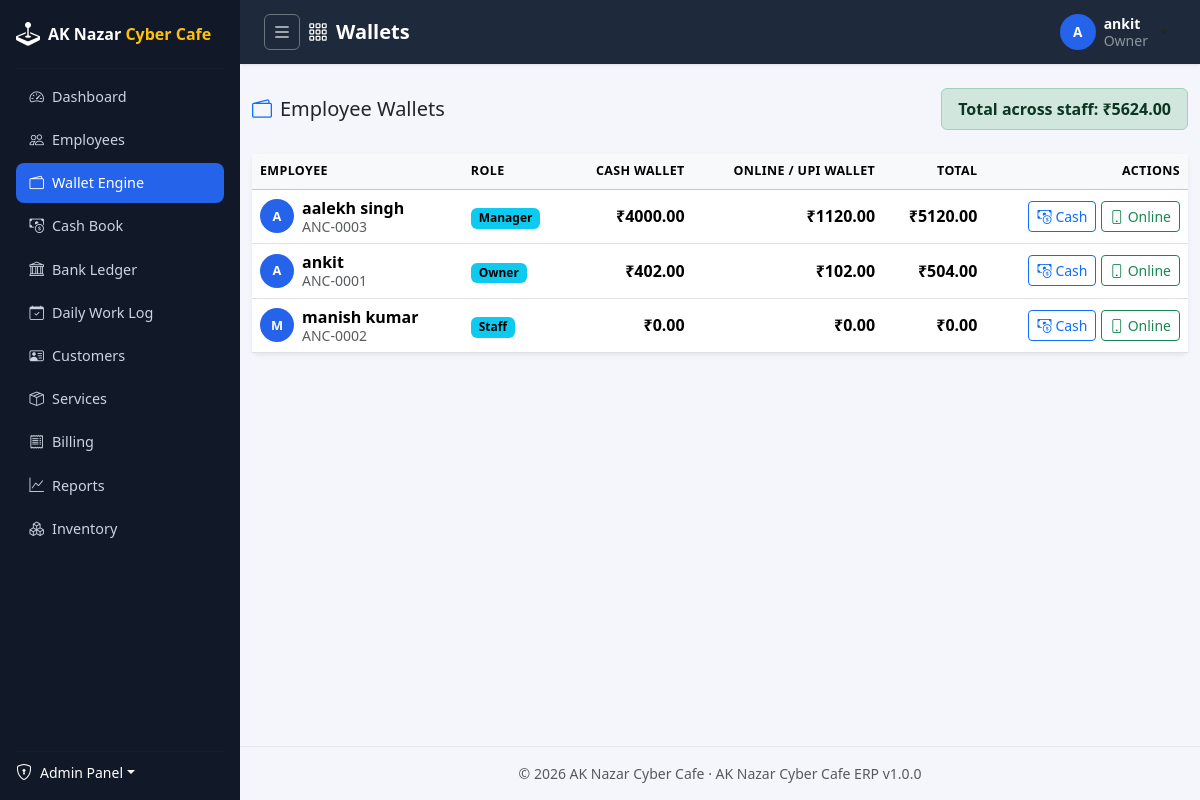
The app's page /employees/wallets/ (signed in) with its own data.
### apps/accounts/models/user.py (models this page shows, shortened)
class User(BaseModel, AbstractBaseUser, PermissionsMixin):
    username = models.CharField(max_length=150, unique=True, db_index=True)
    email = models.EmailField(unique=True, null=True, blank=True, db_index=True)
    phone = models.CharField(max_length=15, unique=True, null=True, blank=True)
    first_name = models.CharField(max_length=100, blank=True)
    last_name = models.CharField(max_length=100, blank=True)
    is_staff = models.BooleanField(default=False)
    date_joined = models.DateTimeField(auto_now_add=True)
    objects = UserManager()
    USERNAME_FIELD = "username"
    REQUIRED_FIELDS = []
    class Meta:
        ordering = ["-date_joined"]
        verbose_name = "User"
        verbose_name_plural = "Users"
    def get_full_name(self):
        full_name = " ".join(part for part in (self.first_name, self.last_name) if part).strip()
        return full_name or self.username
    def get_short_name(self):
        return self.first_name or self.username

### apps/employees/models/employee.py (models this page shows, shortened)
class Employee(BaseModel):
    user = models.OneToOneField(
        settings.AUTH_USER_MODEL,
        on_delete=models.CASCADE,
        related_name="employee",
        help_text="Login account this employee profile belongs to.",
    )
    employee_code = models.CharField(max_length=20, unique=True, editable=False, db_index=True)
    full_name = models.CharField(max_length=150)
    role = models.CharField(max_length=30, choices=Role.choices, default=Role.STAFF, db_index=True)
    status = models.CharField(
        max_length=30,
        choices=EmploymentStatus.choices,
        default=EmploymentStatus.ACTIVE,
        db_index=True,
    )
    gender = models.CharField(max_length=10, choices=Gender.choices, blank=True)
    date_of_birth = models.DateField(null=True, blank=True)
    date_of_joining = models.DateField(null=True, blank=True)
    personal_phone = models.CharField(max_length=15, blank=True)
    personal_email = models.EmailField(blank=True)
    emergency_contact_name = models.CharField(max_length=150, blank=True)
    emergency_contact_phone = models.CharField(max_length=15, blank=True)
    address_line = models.CharField(max_length=255, blank=True)
    city = models.CharField(max_length=100, blank=True)
    state = models.CharField(max_length=100, blank=True)
    pincode = models.CharField(max_length=10, blank=True)
    id_proof_type = models.CharField(max_length=20, choices=IdProofType.choices, blank=True)
    id_proof_number = models.CharField(max_length=50, blank=True)
    photo = models.ImageField(upload_to="employees/photos/", blank=True, null=True)
    notes = models.TextField(blank=True)
    hourly_rate = money_field(default=0, blank=True)
    can_create_bills = models.BooleanField(
        default=False,
        db_index=True,
        help_text="Grant counter billing & invoice creation access regardless of base role.",
    )
    class Meta:
        ordering = ["-created_at"]
        verbose_name = "Employee"
        verbose_name_plural = "Employees"
        indexes = [
            models.Index(fields=["role", "status"]),
        ]

### apps/employees/views/wallet.py (the view)
# urls.py: path("wallets/", wallet_views.WalletListView.as_view(), name="wallet_list"),
class WalletListView(LoginRequiredMixin, PermissionRequiredMixin, ListView):
    permission_required = "employees.view_wallettransaction"
    template_name = "employees/wallet_list.html"
    context_object_name = "rows"
    def get_queryset(self):
        return WalletSelector.list_employees_with_wallets()
    def get_context_data(self, **kwargs):
        context = super().get_context_data(**kwargs)
        context["page_title"] = "Wallets"
        context["total_balance"] = WalletSelector.total_wallet_balance()
        return context

### apps/common/context_processors.py (called while the page is built)
def erp_context(request):
    return {
        "ERP_APP_NAME": settings.ERP_APP_NAME,
        "ERP_APP_VERSION": settings.ERP_APP_VERSION,
        "ERP_COMPANY_NAME": settings.ERP_COMPANY_NAME,
        "ERP_COMPANY_ADDRESS": settings.ERP_COMPANY_ADDRESS,
    }

### apps/common/managers.py (called while the page is built)
    def get_queryset(self):
        return super().get_queryset().filter(deleted_at__isnull=True)

### apps/common/templatetags/erp_tags.py (called while the page is built)
@register.filter(name="inr")
def inr(value, decimal_places: int = 2) -> str:
    if value in (None, ""):
        return "\u20b90.00"
    try:
        amount = Decimal(str(value))
    except Exception:
        return str(value)
    amount = amount.quantize(Decimal("1." + "0" * decimal_places), rounding=ROUND_HALF_UP)
    formatted = number_format(amount, decimal_pos=decimal_places, use_l10n=True)
    return f"\u20b9{formatted}"

### apps/employees/selectors/wallet_selector.py (called while the page is built)
    @staticmethod
    def total_wallet_balance():
        total = Wallet.objects.aggregate(
            net=Sum(
                Case(
                    When(transactions__transaction_type=WalletTransactionType.CREDIT, then=F("transactions__amount")),
                    default=-F("transactions__amount"),
                )
            )
        )["net"]
        return total or 0

### apps/employees/services/wallet_service.py (called while the page is built)
    @staticmethod
    def get_or_create_wallet(employee: Employee, wallet_type: str = WalletType.CASH) -> Wallet:
        wallet, _ = Wallet.objects.get_or_create(employee=employee, wallet_type=wallet_type)
        return wallet

    @staticmethod
    def balance_of(wallet: Wallet):
        total = wallet.transactions.aggregate(
            net=Sum(
                Case(
                    When(transaction_type=WalletTransactionType.CREDIT, then=F("amount")),
                    default=-F("amount"),
                )
            )
        )["net"]
        return total or 0

### templates/employees/wallet_list.html (shortened to what this page needs)
{% extends "base.html" %}
{% load erp_tags %}
{% block content %}
<div class="d-flex flex-wrap align-items-center justify-content-between gap-2 mb-4">
    <h5 class="mb-0"><i class="bi bi-wallet2 me-2 text-primary"></i>Employee Wallets</h5>
    <div class="alert alert-success py-2 px-3 mb-0">
        <strong>Total across staff: {{ total_balance|inr }}</strong>
    </div>
</div>
<div class="card shadow-sm border-0">
    <div class="table-responsive">
        <table class="table table-hover align-middle mb-0">
            <thead class="table-light">
                <tr>
                    <th scope="col">Employee</th>
                    <th scope="col">Role</th>
                    <th scope="col" class="text-end">Cash Wallet</th>
                    <th scope="col" class="text-end">Online / UPI Wallet</th>
                    <th scope="col" class="text-end">Total</th>
                    <th scope="col" class="text-end">Actions</th>
                </tr>
            </thead>
            <tbody>
                {% for row in rows %}
                    <tr>
                        <td>
                            <div class="d-flex align-items-center gap-2">
                                <span class="user-avatar-sm">{{ row.employee.full_name|slice:":1"|upper }}</span>
                                <div class="lh-sm">
                                    <span class="d-block fw-semibold">{{ row.employee.full_name }}</span>
                                    <span class="d-block small text-muted">{{ row.employee.employee_code }}</span>
                                </div>
                            </div>
                        </td>
                        <td><span class="badge text-bg-info">{{ row.employee.get_role_display }}</span></td>
                        <td class="text-end fw-semibold {% if row.cash_balance < 0 %}text-danger{% endif %}">{{ row.cash_balance|inr }}</td>
                        <td class="text-end fw-semibold {% if row.online_balance < 0 %}text-danger{% endif %}">{{ row.online_balance|inr }}</td>
                        <td class="text-end fw-semibold">{{ row.total_balance|inr }}</td>
                        <td class="text-end">
                            <a href="{% url 'employees:wallet_detail' row.cash_wallet.pk %}" class="btn btn-sm btn-outline-primary">
                                <i class="bi bi-cash-coin me-1"></i>Cash
                            </a>
                            <a href="{% url 'employees:wallet_detail' row.online_wallet.pk %}" class="btn btn-sm btn-outline-success">
                                <i class="bi bi-phone me-1"></i>Online
                            </a>
                        </td>
                    </tr>
                {% endfor %}
            </tbody>
        </table>
    </div>
</div>
{% endblock %}

### templates/includes/topbar.html (shortened to what this page needs)
<nav class="app-topbar d-flex align-items-center justify-content-between px-3 px-md-4">
    <div class="d-flex align-items-center gap-2">
        <button class="btn btn-sm btn-outline-light d-flex align-items-center justify-content-center p-2 rounded-2 border-secondary" type="button" id="sidebarToggle" title="Toggle Dashboard Sidebar (Expand/Collapse)" style="width: 36px; height: 36px;">
            <i class="bi bi-list fs-5"></i>
        </button>
        <h5 class="mb-0 text-white fw-semibold d-flex align-items-center">
            <i class="bi bi-grid-3x3-gap me-2"></i>{{ page_title|default:"Dashboard" }}
        </h5>
    </div>
    <div class="d-flex align-items-center gap-3">
        <div class="dropdown">
            <button class="btn btn-user dropdown-toggle d-flex align-items-center gap-2" type="button" data-bs-toggle="dropdown">
                <span class="user-avatar d-inline-flex align-items-center justify-content-center">
                    {{ request.user.get_short_name|slice:":1"|upper }}
                </span>
                <span class="d-none d-md-inline text-start lh-sm">
                    <span class="d-block small fw-semibold text-white">{{ request.user.get_full_name }}</span>
                    <span class="d-block small text-white-50">
                        {% if request.user.employee %}{{ request.user.employee.get_role_display }}{% else %}Administrator{% endif %}
                    </span>
                </span>
            </button>
        </div>
    </div>
</nav>

### static/css/site.css (style rules this page uses)
:root { --erp-sidebar-bg: #111827; --erp-sidebar-hover: #1f2937; --erp-sidebar-active: #2563eb; --erp-topbar-bg: #1e293b; --erp-accent: #2563eb; --erp-accent-warm: #f59e0b; --erp-content-bg: #f4f6fb; }
body { background: var(--erp-content-bg); font-family: "Segoe UI", system-ui, -apple-system, Roboto, "Helvetica Neue", sans-serif; }
.app-topbar { background: var(--erp-topbar-bg); min-height: 64px; box-shadow: 0 1px 3px rgba(0, 0, 0, 0.1); }
.btn-user { background: transparent; border: none; padding: 0.25rem 0.5rem; }
.user-avatar, .user-avatar-sm, .user-avatar-lg { display: inline-flex; align-items: center; justify-content: center; background: var(--erp-accent); color: #fff; font-weight: 700; border-radius: 50%; flex-shrink: 0; }
.user-avatar { width: 36px; height: 36px; font-size: 0.85rem; }
.user-avatar-sm { width: 34px; height: 34px; font-size: 0.8rem; }
.table thead th { font-size: 0.78rem; text-transform: uppercase; letter-spacing: 0.03em; }

### records on screen
User: user.get_short_name "A", user.get_full_name "ankit", user.employee.role "Owner"
Employee: employee.full_name "A", employee.full_name "aalekh singh", employee.employee_code "ANC-0003", employee.role "Manager", cash_balance|inr "₹4000.00", online_balance|inr "₹1120.00", total_balance|inr "₹5120.00"
Employee: employee.full_name "A", employee.full_name "ankit", employee.employee_code "ANC-0001", employee.role "Owner", cash_balance|inr "₹402.00", online_balance|inr "₹102.00", total_balance|inr "₹504.00"
Employee: employee.full_name "M", employee.full_name "manish kumar", employee.employee_code "ANC-0002", employee.role "Staff", cash_balance|inr "₹0.00", online_balance|inr "₹0.00", total_balance|inr "₹0.00"

### other values on screen
{{ page_title|default:"Dashboard" }} "Wallets"
{{ total_balance|inr }} "₹5624.00"
{{ ERP_COMPANY_NAME }} "AK Nazar Cyber Cafe"
{{ ERP_APP_NAME }} "AK Nazar Cyber Cafe ERP"
{{ ERP_APP_VERSION }} "1.0.0"
